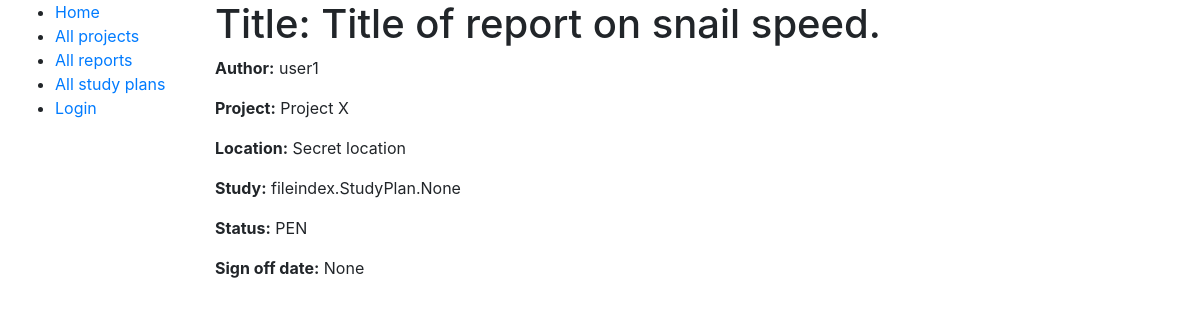
Before: /fileindex/reports/1 with the older database file.
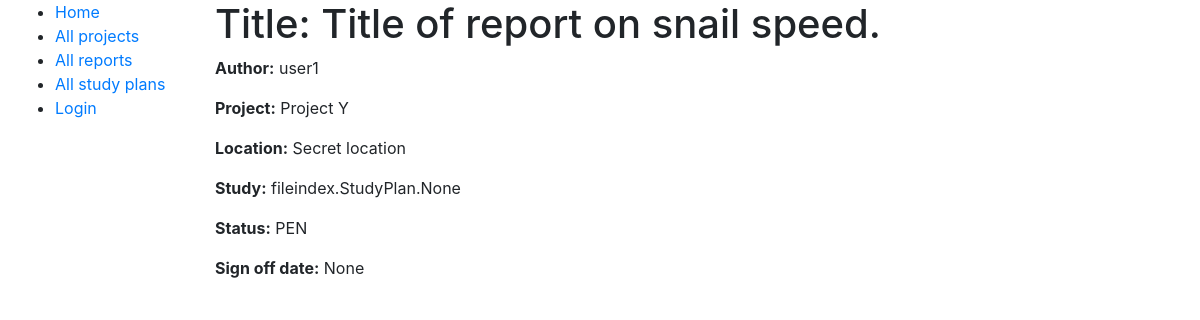
After: the same page with the newer database file.
### fileindex/models.py (models this page shows, shortened)
class Document(models.Model):
    owner = models.ForeignKey(User, on_delete=models.SET_NULL, blank=True, null=True)
    project = models.ForeignKey(Project, on_delete=models.SET_NULL, blank=True, null=True)
    location = models.ForeignKey(Location, on_delete=models.SET_NULL, blank=True, null=True)
    DOCUMENT_CODE = (
        ('SP', 'Study plan'),
        ('R', 'Report'),
        ('RDF', 'Related file'),
        ('LBN', 'Lab book'),
    )
    document_code = models.CharField(max_length=3, choices=DOCUMENT_CODE, default='')
    e_copy = models.FileField(upload_to='uploads/', null=True, blank=True)
    class Meta:
        abstract = True

class Report(Document):
    study_plan = models.ManyToManyField(StudyPlan)
    title = models.TextField()
    DOCUMENT_STATUS = (
        ('PEN', 'Pending'),
        ('IND', 'In draft'),
        ('COM', 'Complete'),
    )
    status = models.CharField(max_length=3, choices=DOCUMENT_STATUS, default='PEN')
    sign_date = models.DateField(null=True, blank=True)

class Project(models.Model):
    name = models.CharField(max_length=128)
    leader = models.ForeignKey(User, on_delete=models.CASCADE)
    prefix = models.CharField(max_length=8)
    def __str__(self):
        return self.name

class Location(models.Model):
    name = models.CharField(max_length=16, null=True, blank=True)
    room_no = models.CharField(max_length=16, null=True, blank=True)
    def __str__(self):
        return self.name

### fileindex/views.py (the view)
# urls.py: path('reports/<int:pk>', views.ReportDetailView.as_view(), name='report-detail'),
class ReportDetailView(generic.DetailView):
    model = Report

### fileindex/templates/fileindex/report_detail.html
{% extends "base_generic.html" %}
{% block content %}
	<h1>Title: {{ report.title }}</h1>
	<p><strong>Author:</strong> {{ report.owner }}</p>
	<p><strong>Project:</strong> {{ report.project }}</p>
	<p><strong>Location:</strong> {{ report.location }}</p>
	<p><strong>Study:</strong> {{ report.study_plan }}</p>
	<p><strong>Status:</strong> {{ report.status }}</p>
	<p><strong>Sign off date:</strong> {{ report.sign_date }}</p>
{% endblock %}

Changed rows visible on the page:
changed through a linked row, Report "Title of report on snail speed.": project "Project X" → "Project Y"
